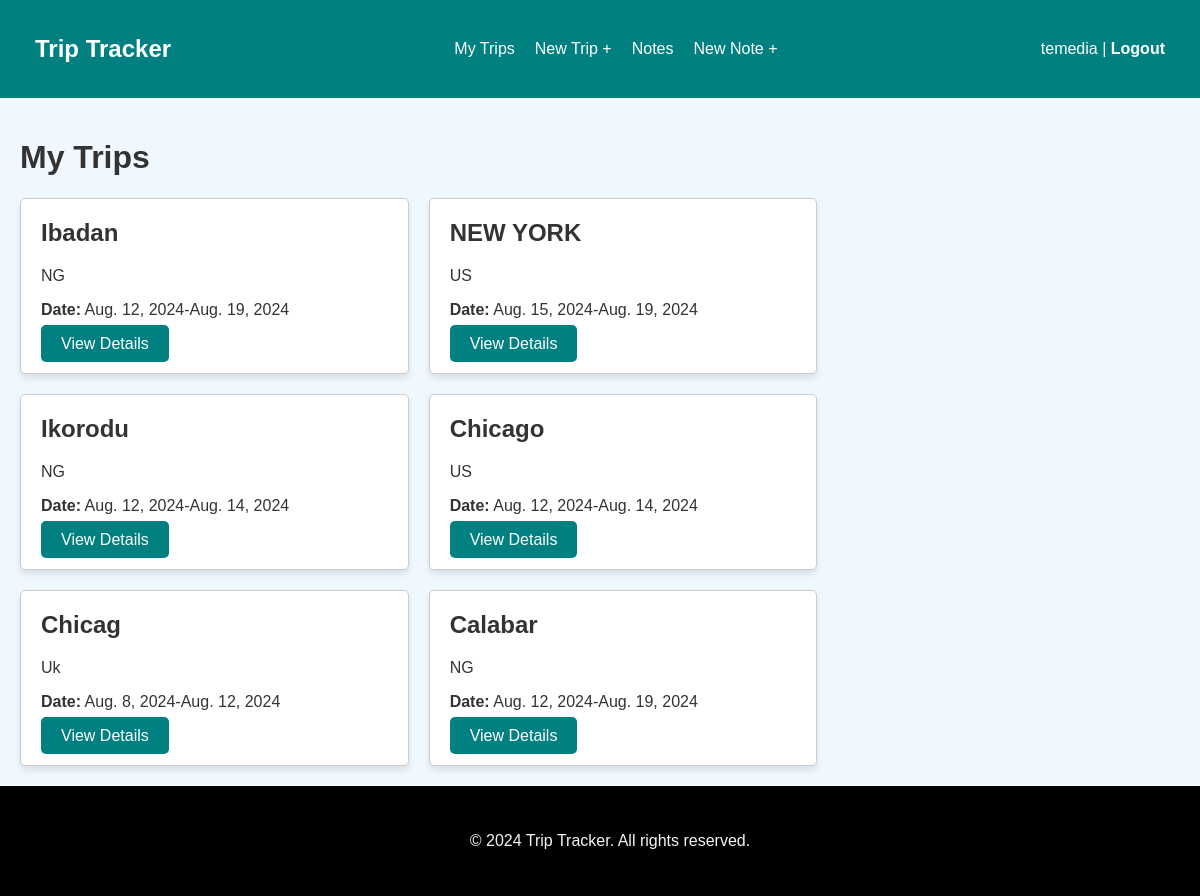
Page /dashboard/ (signed in) on the earlier database version.
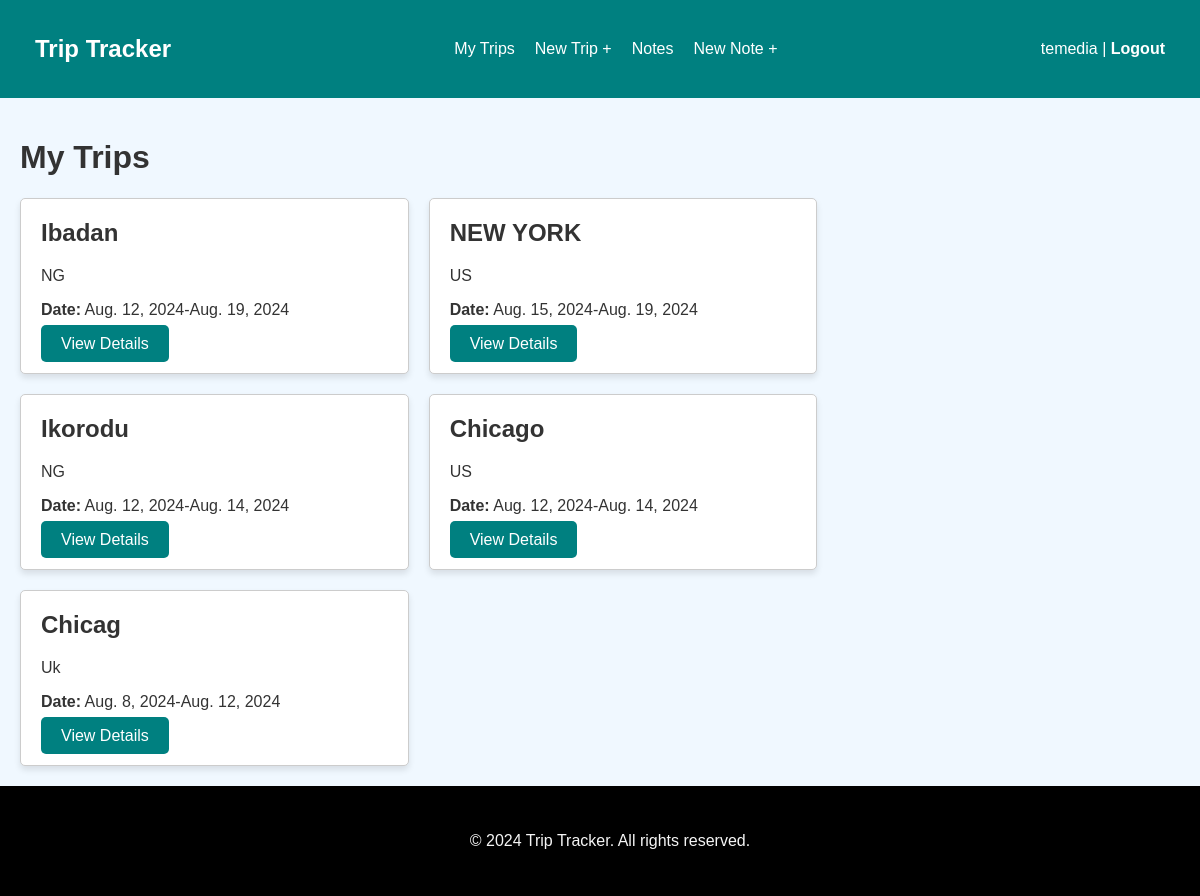
Same page on the later database version.
### tripp/models.py (models this page shows, shortened)
class Trip(models.Model):
    city  = models.CharField(max_length=20)
    country =models.CharField( max_length=2)
    start_date=models.DateField(null=True, blank=True)
    end_date=models.DateField(null=True, blank=True)
    owner = models.ForeignKey(user,  on_delete=models.CASCADE, related_name='trips')

### tripp/views.py (the view)
# urls.py: path('dashboard/',tripslist, name= 'trip-list'),
def tripslist(request):
    trips = Trip.objects.filter(owner=request.user)
    context={
        'trips':trips
    }
    return render (request,'tripp/trip_list.html',context)

### tripp/templates/tripp/trip_list.html (shortened to what this page needs)
{% extends 'tripp/_base.html' %}
{% load static %}
{% block content %}
<link rel="stylesheet" href="{% static 'tripp/sty.css' %}">
<h1>My Trips</h1>
<div class="trip-list">
    {% for trip in trips %}
    <div class="trip-item">
        <h2>{{ trip.city }}</h2>
        <p>{{ trip.country }}</p>
        <p><strong>Date:</strong> {{ trip.start_date}}-{{trip.end_date}}</p>
        <a href="{% url 'trip-detail' trip.id  %}" class="btn">View Details</a>
    </div>
    {% endfor %}
</div>
{% endblock %}

Differences in the rows shown:
removed Trip: city "Calabar", country "NG", start_date "Aug. 12, 2024", end_date "Aug. 19, 2024"
